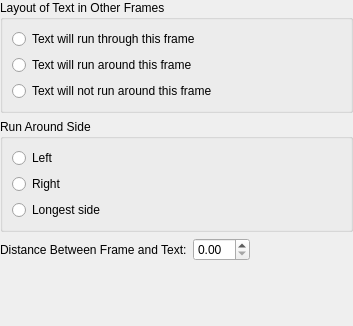
<ui version="4.0" >
 <class>KWFrameRunaroundProperties</class>
 <widget class="QWidget" name="KWFrameRunaroundProperties" >
  <property name="geometry" >
   <rect>
    <x>0</x>
    <y>0</y>
    <width>353</width>
    <height>326</height>
   </rect>
  </property>
  <property name="windowTitle" >
   <string/>
  </property>
  <layout class="QVBoxLayout" >
   <property name="margin" >
    <number>0</number>
   </property>
   <property name="spacing" >
    <number>6</number>
   </property>
   <item>
    <widget class="QGroupBox" name="groupBox_3" >
     <property name="title" >
      <string>Layout of Text in Other Frames</string>
     </property>
     <layout class="QVBoxLayout" >
      <property name="margin" >
       <number>9</number>
      </property>
      <property name="spacing" >
       <number>6</number>
      </property>
      <item>
       <widget class="QRadioButton" name="runThrough" >
        <property name="text" >
         <string>Text will run through this frame</string>
        </property>
       </widget>
      </item>
      <item>
       <widget class="QRadioButton" name="runAround" >
        <property name="text" >
         <string>Text will run around this frame</string>
        </property>
       </widget>
      </item>
      <item>
       <widget class="QRadioButton" name="noRunaround" >
        <property name="text" >
         <string>Text will not run around this frame</string>
        </property>
       </widget>
      </item>
     </layout>
    </widget>
   </item>
   <item>
    <widget class="QGroupBox" name="groupBox_4" >
     <property name="title" >
      <string>Run Around Side</string>
     </property>
     <layout class="QVBoxLayout" >
      <property name="margin" >
       <number>9</number>
      </property>
      <property name="spacing" >
       <number>6</number>
      </property>
      <item>
       <widget class="QRadioButton" name="left" >
        <property name="text" >
         <string>Left</string>
        </property>
       </widget>
      </item>
      <item>
       <widget class="QRadioButton" name="right" >
        <property name="text" >
         <string>Right</string>
        </property>
       </widget>
      </item>
      <item>
       <widget class="QRadioButton" name="longest" >
        <property name="text" >
         <string>Longest side</string>
        </property>
       </widget>
      </item>
     </layout>
    </widget>
   </item>
   <item>
    <layout class="QHBoxLayout" >
     <property name="margin" >
      <number>0</number>
     </property>
     <property name="spacing" >
      <number>6</number>
     </property>
     <item>
      <widget class="QLabel" name="label_5" >
       <property name="text" >
        <string>Distance Between Frame and Text:</string>
       </property>
       <property name="buddy" >
        <cstring>distance</cstring>
       </property>
      </widget>
     </item>
     <item>
      <widget class="KoUnitDoubleSpinBox" name="distance" />
     </item>
     <item>
      <spacer>
       <property name="orientation" >
        <enum>Qt::Horizontal</enum>
       </property>
       <property name="sizeHint" >
        <size>
         <width>20</width>
         <height>20</height>
        </size>
       </property>
      </spacer>
     </item>
    </layout>
   </item>
   <item>
    <spacer>
     <property name="orientation" >
      <enum>Qt::Vertical</enum>
     </property>
     <property name="sizeHint" >
      <size>
       <width>20</width>
       <height>16</height>
      </size>
     </property>
    </spacer>
   </item>
  </layout>
 </widget>
 <customwidgets>
  <customwidget>
   <class>KoUnitDoubleSpinBox</class>
   <extends>QDoubleSpinBox</extends>
   <header>KoUnitDoubleSpinBox.h</header>
  </customwidget>
 </customwidgets>
 <resources/>
 <connections/>
</ui>
